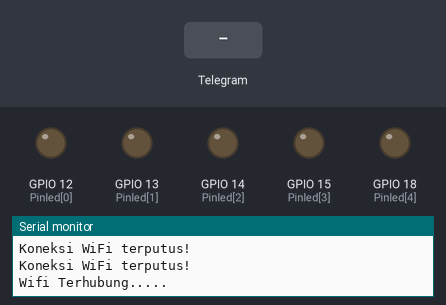
Bench run of a program on a simulated ESP32. Shown: output pins drawn as LEDs (lit = HIGH), the last lines printed to the serial monitor. The test bench sets the inputs (shaded band). WiFi joins after 1.5 s; servers stay silent unless stated; a WiFi scan finds three made-up networks.

Above: at 4.7 s.
4.8 s: Telegram message "/Relay_1" received
At 5.7 s:
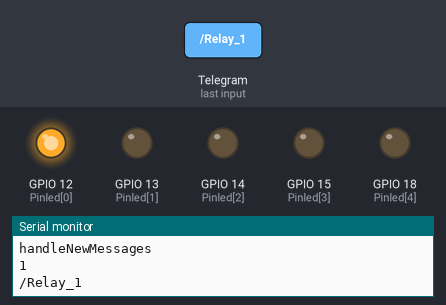
6.8 s: Telegram message "/Relay_2" received
At 8.3 s:
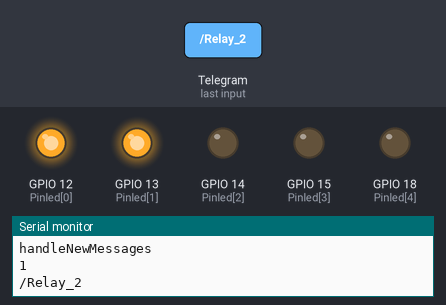
8.6 s: Telegram message "/Relay_3" received
At 9.9 s:
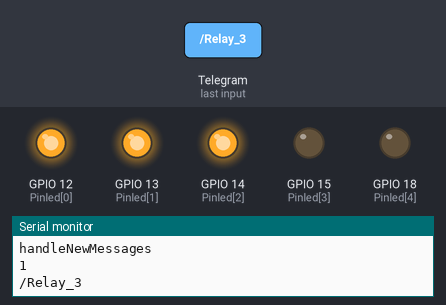
10.4 s: Telegram message "/Relay_4" received
At 11.5 s:
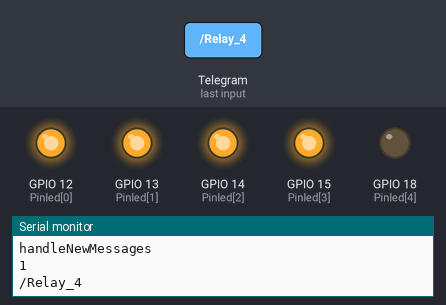
12.2 s: Telegram message "/Relay_5" received
At 13.0 s:
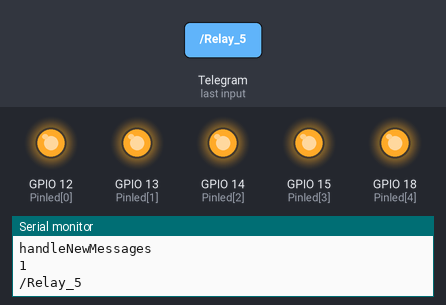
14.0 s: Telegram message "/Relay_1" received
At 15.8 s:
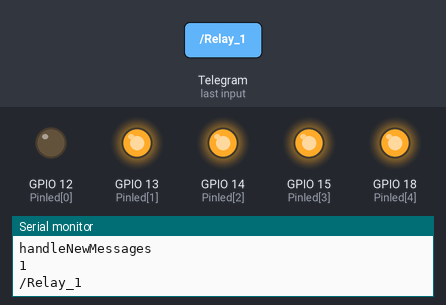
Timing chart, 0 to 16.8 s (numbered marks = the images above; inputs shaded):
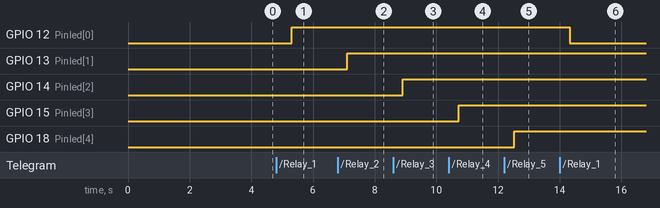

Measured:
- after the input at 4.8 s, GPIO 12 (Pinled[0]): LOW → HIGH after 0.51 s
- after the input at 6.8 s, GPIO 13 (Pinled[1]): LOW → HIGH after 0.31 s
- after the input at 8.6 s, GPIO 14 (Pinled[2]): LOW → HIGH after 0.31 s
- after the input at 10.4 s, GPIO 15 (Pinled[3]): LOW → HIGH after 0.32 s
- after the input at 12.2 s, GPIO 18 (Pinled[4]): LOW → HIGH after 0.32 s
- after the input at 14.0 s, GPIO 12 (Pinled[0]): HIGH → LOW after 0.33 s

The program:

main.cpp
```cpp
#include <WiFi.h>
#include <WiFiClientSecure.h>
#include <UniversalTelegramBot.h>
#include <ArduinoJson.h>
#include <EEPROM.h>

const char* ssid = "YOUR_WIFI_SSID";
const char* password = "YOUR_WIFI_PASSWORD";

// inisialisasi Bot Token
#define BOTtoken "YOUR_TELEGRAM_TOKEN"  // Bot Token dari BotFather

// chat id dari @myidbot
#define CHAT_ID "YOUR_CHAT_ID"

WiFiClientSecure client;
UniversalTelegramBot bot(BOTtoken, client);

int botRequestDelay = 100;
unsigned long lastTimeBotRan;

int ON = HIGH, OFF = LOW;

const int Pinled[] = { 12, 13, 14, 15, 18};
bool Statusled[] = { OFF, OFF, OFF, OFF, OFF };
String controls[] = { "/Relay_1", "/Relay_2", "/Relay_3", "/Relay_4", "/Relay_5", "/ALL_OFF" };
int count = sizeof(controls) / sizeof(controls[0]);

void handleNewMessages(int numNewMessages) {
  Serial.println("handleNewMessages");
  Serial.println(String(numNewMessages));

  for (int i = 0; i < numNewMessages; i++) {
    String chat_id = String(bot.messages[i].chat_id);
    if (chat_id != CHAT_ID) {
      bot.sendMessage(chat_id, "Unauthorized user", "");
      continue;
    }
    String text = bot.messages[i].text;
    Serial.println(text);

    String from_name = bot.messages[i].from_name;

    for (int i = 0; i < (count - 1); i++) {
      if (text == controls[i]) {
        String message = controls[i] + " " + String(Statusled[i] ? "OFF" : "ON");
        bot.sendMessage(chat_id, message.c_str(), "");
        Statusled[i] = !Statusled[i];
        digitalWrite(Pinled[i], Statusled[i]);
      }
    }
    if (text == "/start") {
      String control = "Selamat Datang, " + from_name + ".\n";
      control += "Gunakan Commands Di Bawah Untuk Control Lednya.\n\n";
      control += "/Relay_1 Untuk ON/OFF Relay 1 \n";
      control += "/Relay_2 Untuk ON/OFF Relay 2 \n";
      control += "/Status Untuk Cek Status semua Relay Saat Ini \n";
      control += "/Tombol";
      bot.sendMessage(chat_id, control, "");
    }

    if (text == F("/Tombol")) {
      String control = "[";
      for (int i = 0; i < count; i++) {
        control += F("[{ \"text\" : \"");
        control += controls[i].substring(1);  //mengambil callback data setelah karakter slash (/)
        control += F("\", \"callback_data\" : \"");
        control += controls[i];
        control += F("\" }");
        if (i < sizeof(controls) / sizeof(controls[0]) - 1) {
          control += F("],");
        }
      }
      control += F(",{ \"text\" : \"Cek Status Relay\", \"callback_data\" : \"/Status\" }]]");
      bot.sendMessageWithInlineKeyboard(chat_id, "\nKontrol Perangkat", "", control);
    }
    // if (text == F("/Tombol")) {
    //         String control  = F("[[{ \"text\" : \"Relay 1\", \"callback_data\" : \"/Relay_1\" }],");
    //                control += F("[{ \"text\" : \"Relay 2\", \"callback_data\" : \"/Relay_2\" }],");
    //                control += F("[{ \"text\" : \"Cek Status Relay\", \"callback_data\" : \"/Status\" }]]");
    //                bot.sendMessageWithInlineKeyboard(chat_id, "\nKontrol Relay", "", control);
    //                }
    if (text == "/Status") {
      String message = "";
      for (int i = 0; i < (count - 1); i++) {
        message += controls[i] + " " + String(Statusled[i] ? "ON" : "OFF") + "\n";
      }
      bot.sendMessage(chat_id, message.c_str(), "");
    }
    // if (text == "/Status") {
    //   String message = " Relay 1 " + String(Statusled[0] ? "ON" : "OFF");
    //   message += "\nRelay 2 " + String(Statusled[1] ? "ON" : "OFF");
    //   bot.sendMessage(chat_id, message.c_str(), "");
    // }

    if (text == "/ALL_OFF") {
      Serial.println("Semuanya Off");
    }
  }
}

void setup() {
  Serial.begin(115200);
  for (int i = 0; i < count; i++) {
    pinMode(Pinled[i], OUTPUT);
    digitalWrite(Pinled[i], Statusled[i]);
  }
  // Koneksi Ke Wifi
  WiFi.mode(WIFI_STA);
  WiFi.scanNetworks();
  WiFi.begin(ssid, password);
#ifdef ESP32
  client.setCACert(TELEGRAM_CERTIFICATE_ROOT);
#endif
  static unsigned long lastCheck = 0;
  while (WiFi.status() != WL_CONNECTED) {
    if (millis() - lastCheck > 5000) {
      lastCheck = millis();
      WiFi.mode(WIFI_STA);
      WiFi.begin(ssid, password);
    }
    Serial.println("Koneksi WiFi terputus!");
  }
  Serial.println("Wifi Terhubung.....");
}

void loop() {
  if (millis() > lastTimeBotRan + botRequestDelay) {
    int numNewMessages = bot.getUpdates(bot.last_message_received + 1);

    while (numNewMessages) {
      Serial.println("got response");
      handleNewMessages(numNewMessages);
      numNewMessages = bot.getUpdates(bot.last_message_received + 1);
    }
    lastTimeBotRan = millis();
  }
  static unsigned long lastCheck = 0;
  if (millis() - lastCheck > 5000) {
    lastCheck = millis();
    if (WiFi.status() != WL_CONNECTED) {
      Serial.println("Koneksi WiFi terputussssss!");
      WiFi.mode(WIFI_STA);
      WiFi.begin(ssid, password);
    }
  }
}
```
